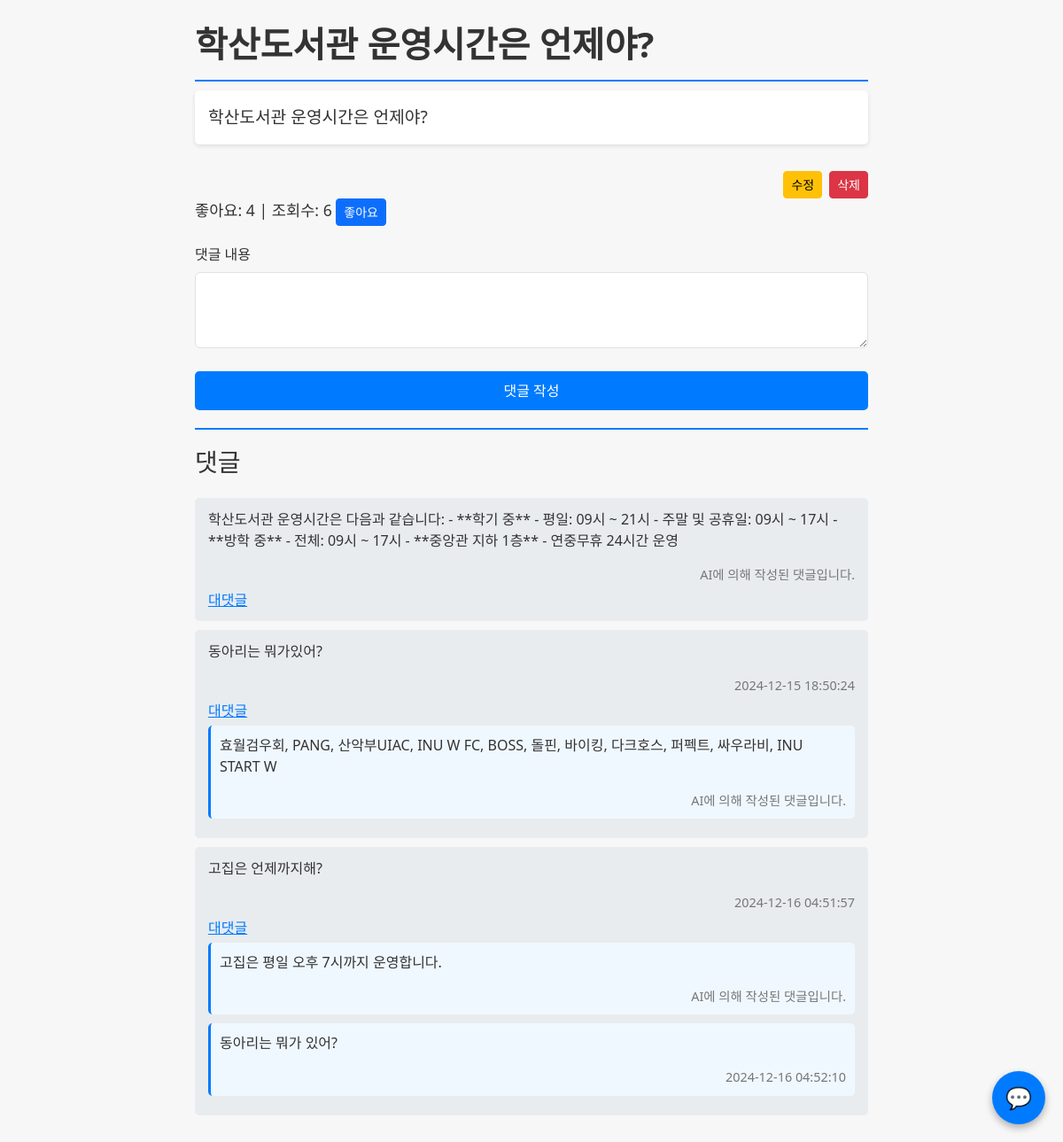
Page /post/3 on the earlier database version.
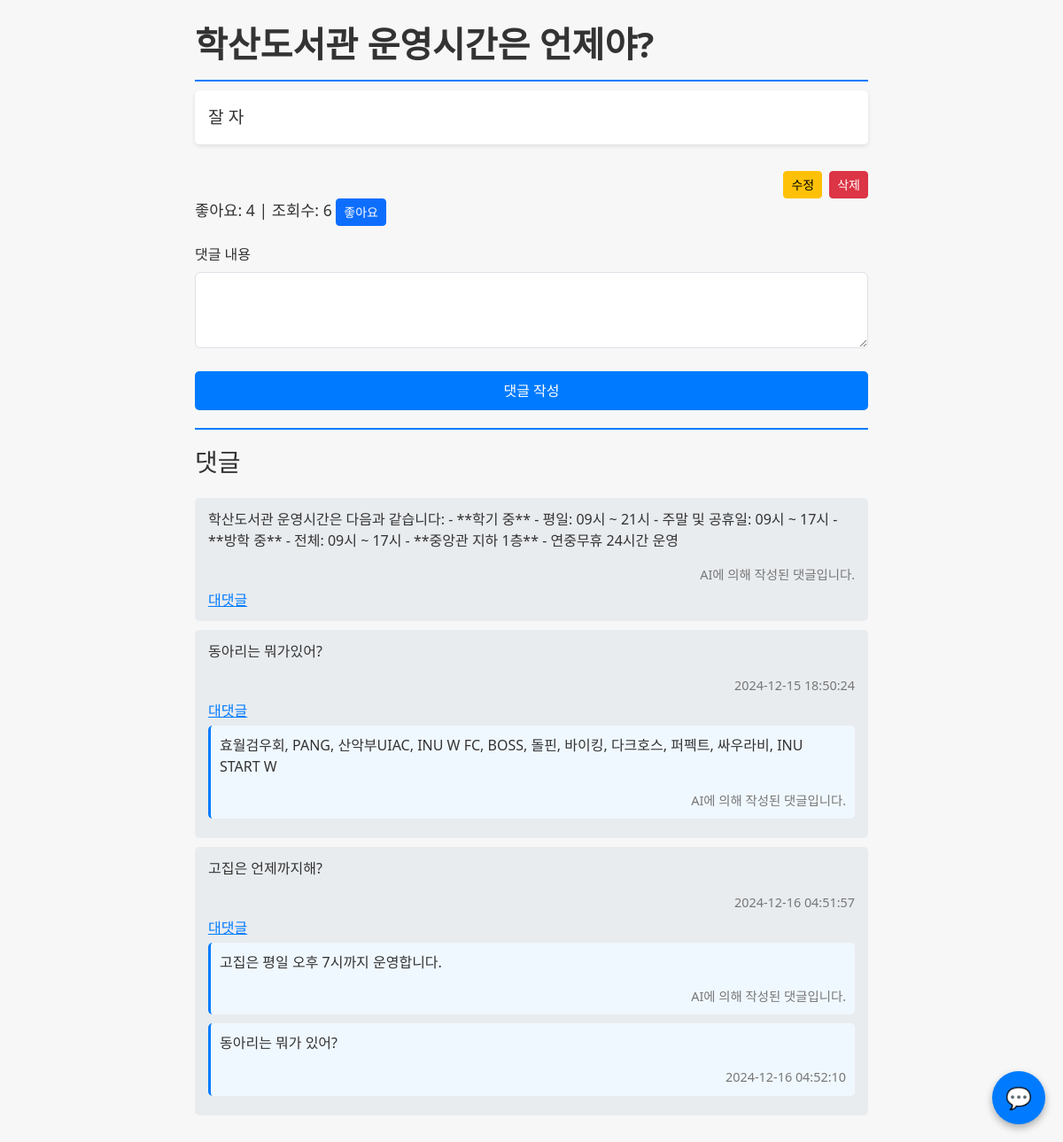
Same page on the later database version.
### tables this page shows
CREATE TABLE posts (
            id INTEGER PRIMARY KEY AUTOINCREMENT,
            title TEXT NOT NULL,
            content TEXT NOT NULL,
            created_at TIMESTAMP DEFAULT CURRENT_TIMESTAMP
        );

CREATE TABLE comments (
            id INTEGER PRIMARY KEY AUTOINCREMENT,
            post_id INTEGER NOT NULL,
            content TEXT NOT NULL,
            parent_id INTEGER DEFAULT NULL,
            created_at TIMESTAMP DEFAULT CURRENT_TIMESTAMP,
            is_ai INTEGER DEFAULT 0,
            FOREIGN KEY (post_id) REFERENCES posts (id),
            FOREIGN KEY (parent_id) REFERENCES comments (id)
        );

### app.py (the view, shortened to what this page needs)
@app.route('/post/<int:post_id>', methods=['GET', 'POST', 'DELETE'])
def post(post_id):
    conn = sqlite3.connect('board.db')
    post = conn.cursor().execute('SELECT * FROM posts WHERE id = ?', (post_id,)).fetchone()
    comments = conn.cursor().execute('SELECT * FROM comments WHERE post_id = ? ORDER BY created_at', (post_id,)).fetchall()
    structured_comments = {}
    for comment in comments:
        if comment[3] not in structured_comments:  # parent_id
            structured_comments[comment[3]] = []
        structured_comments[comment[3]].append(comment)
    conn.close()
    return render_template('post.html', post=post, comments=structured_comments)

### templates/post.html (shortened to what this page needs)
<!DOCTYPE html>
<html lang="ko">
<head>
    <link href="https://cdn.jsdelivr.net/npm/bootstrap@5.3.0/dist/css/bootstrap.min.css" rel="stylesheet">
</head>
<body>
    <div class="container">
        <div>
            <div class="post-title">{{ post[1] }}</div>
            <div class="post-content" id="content2">{{ post[2].replace('\\n', '<br>')|safe }}</div>
        </div>
        <div class="d-flex justify-content-end">
            <a href="{{ url_for('edit_post', post_id=post[0]) }}" class="btn btn-warning btn-sm me-2">수정</a>
            <button class="btn btn-danger btn-sm" id="deletePostButton">삭제</button>
        </div>
        <div class="stats-section">
            <span id="likeCount">좋아요: 0</span> |
            <span id="viewCount">조회수: 0</span>
            <button id="likeButton" class="btn btn-primary btn-sm">좋아요</button>
        </div>
        <div class="mt-3">
            <form method="post" class="comment-form">
                <div class="mb-3">
                    <label for="content" class="form-label">댓글 내용</label>
                    <textarea id="content" name="content" class="form-control" rows="3" required></textarea>
                </div>
                <button type="submit" class="btn btn-submit">댓글 작성</button>
            </form>
        </div>
        <div class="comment-section">
            <h3 class="mb-4">댓글</h3>
            {% for comment in comments[None] %}
                <div class="comment">
                    <p>{{ comment[2] }}</p>
                    {% if comment[5] == 1 %}
                    <div class="comment-date">AI에 의해 작성된 댓글입니다.</div>
                    {% else %}
                    <div class="comment-date">{{comment[4]}}</div>
                    {% endif %}
                    <button class="btn btn-reply reply-button" data-comment-id="{{ comment[0] }}">대댓글</button>
                    {% if comments[comment[0]] %}
                        <div class="ml-4">
                            {% for reply in comments[comment[0]] %}
                                <div class="comment reply-comment">
                                    <p>{{ reply[2] }}</p>
                                    {% if reply[5] == 1 %}
                                    <div class="comment-date">AI에 의해 작성된 댓글입니다.</div>
                                    {% else %}
                                    <div class="comment-date">{{reply[4]}}</div>
                                    {% endif %}
                                </div>
                            {% endfor %}
                        </div>
                    {% endif %}
                </div>
            {% endfor %}
        </div>
    </div>
    <div class="chat-button" id="chatButton">💬</div>
</body>
</html>

### templates/post.html (style rules this page uses)
body, html { height: 100%; margin: 0; background-color: #f7f7f7; color: #333; }
.container { max-width: 800px; padding: 20px; }
.post-title { font-size: 2.5em; font-weight: bold; margin-bottom: 10px; border-bottom: 2px solid #007bff; padding-bottom: 10px; }
.post-content { font-size: 1.2em; margin-bottom: 30px; line-height: 1.6; background-color: #ffffff; padding: 15px; border-radius: 5px; box-shadow: 0 2px 5px rgba(0,0,0,0.1); }
.stats-section { margin-bottom: 20px; font-size: 1.1em; }
.comment-section { margin-top: 20px; border-top: 2px solid #007bff; padding-top: 20px; }
.comment { padding: 12px 15px; background-color: #e9ecef; border-radius: 5px; margin-bottom: 10px; position: relative; }
.comment-date { font-size: 0.9em; color: #777; text-align: right; margin-top: 5px; }
.btn-submit { background-color: #007bff; color: white; border: none; font-size: 1em; padding: 10px; width: 100%; border-radius: 5px; margin-top: 10px; }
.btn-reply { background-color: transparent; color: #007bff; border: none; padding: 0; margin-top: 5px; cursor: pointer; font-size: 1em; text-decoration: underline; }
.reply-comment { background-color: #f0f8ff; border-left: 3px solid #007bff; margin-top: 5px; padding: 10px; border-radius: 5px; }
.chat-button { position: fixed; bottom: 20px; right: 20px; width: 60px; height: 60px; background-color: #007bff; color: white; border-radius: 50%; display: flex; align-items: center; justify-content: center; font-size: 1.5em; cursor: pointer; box-shadow: 0 4px 8px rgba(0,0,0,0.3); }

Differences in the rows shown:
changed posts "학산도서관 운영시간은 언제야?": content "학산도서관 운영시간은 언제야?" → "잘 자"
